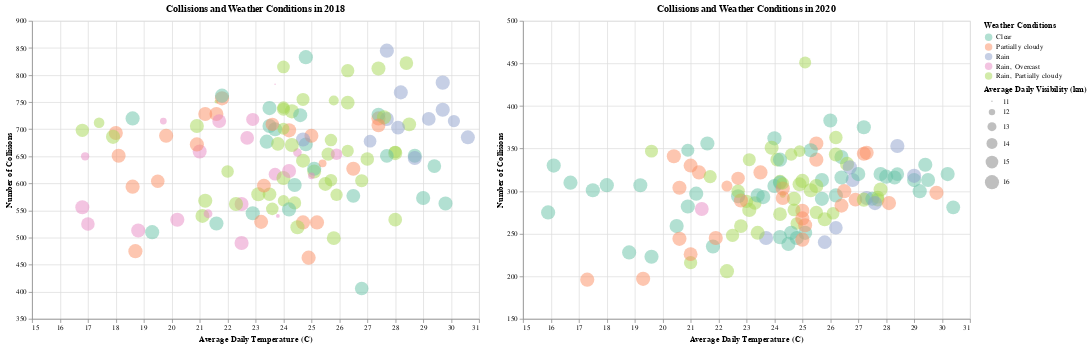

Notebook cell for this chart:
### Markdown cell above
None of the combinations gives us enogh evidence to conclude that there is any correlation between the variables and the number of collisions. However, since we see that the number of collisions is higher in 2020 than in 2018, we will try to juxtapose the scatter plots of both years to see if get any insights.

### Code cell
# Chart for 2018
chart_2018 = alt.Chart(coll_weather_2018).mark_point(opacity=0.5, filled=True).encode(
    alt.X('temp:Q', title='Average Daily Temperature (C)', scale=alt.Scale(domain=[15, 31])),
    alt.Size('visibility:Q', title='Average Daily Visibility (km)', scale=alt.Scale(domain=[11, 16])),
    alt.Color('conditions', title='Weather Conditions', scale=alt.Scale(scheme='set2')),
    alt.Y('collisions', title='Number of Collisions', scale=alt.Scale(domain=[350, 900])),
).properties(
    title='Collisions and Weather Conditions in 2018',
    width=600,
    height=400
)

# Chart for 2020
chart_2020 = alt.Chart(coll_weather_2020).mark_point(opacity=0.5, filled=True).encode(
    alt.X('temp:Q', title='Average Daily Temperature (C)', scale=alt.Scale(domain=[15, 31])),
    alt.Size('visibility:Q', title='Average Daily Visibility (km)', scale=alt.Scale(domain=[11, 16])),
    alt.Color('conditions', title='Weather Conditions', scale=alt.Scale(scheme='set2')),
    alt.Y('collisions', title='Number of Collisions', scale=alt.Scale(domain=[150, 500])),
).properties(
    title='Collisions and Weather Conditions in 2020',
    width=600,
    height=400
)

# Display the charts side by side
chart_2018 | chart_2020
